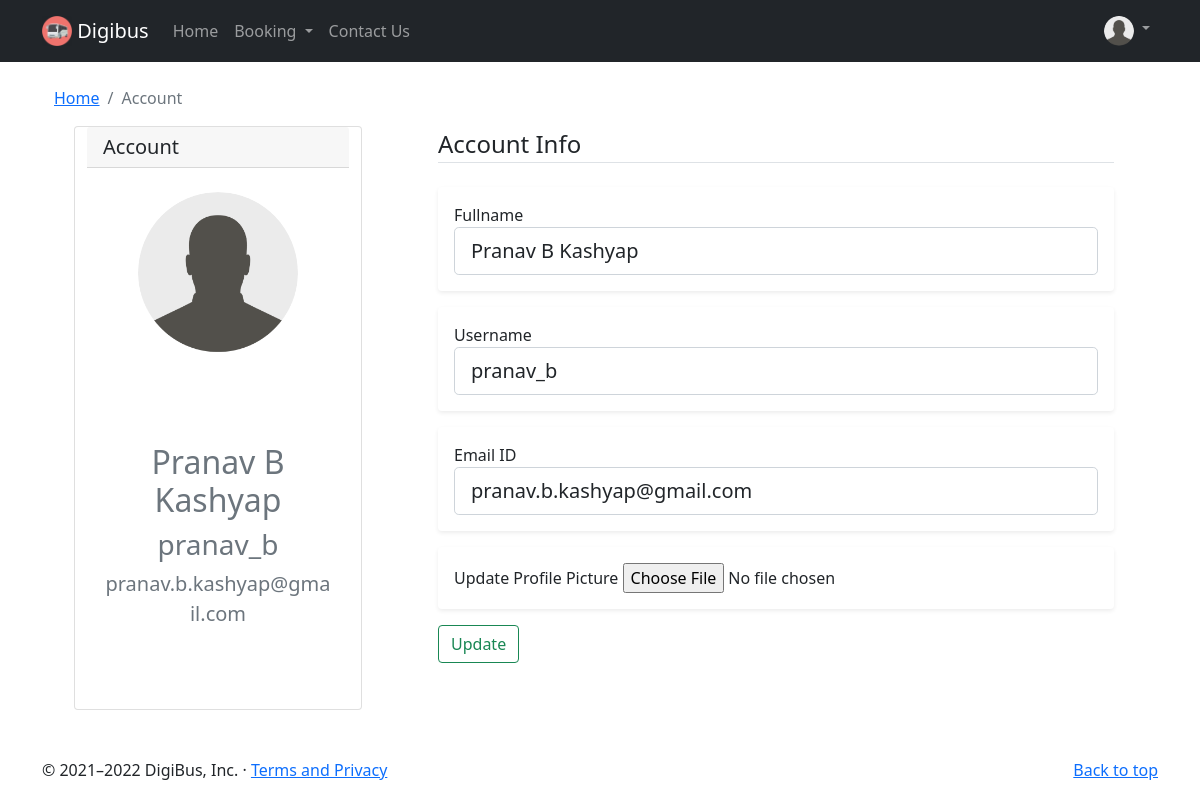
Screenshot of /account (signed in) with the database file from the repository.
### flaskblog/models.py (models this page shows, shortened)
class User(db.Model, UserMixin):
    id = db.Column(db.Integer, primary_key=True)
    fullname = db.Column(db.String(30), nullable=False)
    username = db.Column(db.String(20), unique=True, nullable=False)
    email = db.Column(db.String(120), unique=True, nullable=False)
    image_file = db.Column(db.String(20), nullable=False, default = 'default1.jpg')
    password = db.Column(db.String(60), nullable=False)
    passes = db.relationship('Pass', backref='author', lazy=True)
    wallet = db.Column(db.Integer, nullable=False, default=0)

### flaskblog/routes.py (the view, shortened to what this page needs)
@app.route("/account", methods=['GET', 'POST'])
@login_required
def account():
    global ans
    form = UpdateAccountForm()
    if form.validate_on_submit():
        if form.picture.data:
            picture_file = save_picture(form.picture.data)
            current_user.image_file = picture_file
        current_user.fullname = form.fullname.data
        current_user.username = form.username.data
        current_user.email = form.email.data
        db.session.commit()
        flash('Your account has been updated!', 'success')
        return redirect(url_for('account'))
    elif request.method == 'GET':
        form.fullname.data = current_user.fullname
        form.username.data = current_user.username
        form.email.data = current_user.email
    image_file = url_for('static', filename='profile_pics/' + current_user.image_file)
    return render_template('account.html', title='Account', image_file=image_file, form=form)

### flaskblog/forms.py (shortened to what this page needs)
class UpdateAccountForm(FlaskForm):
    fullname = StringField('Fullname', validators=[DataRequired()])
    username = StringField('Username', validators=[DataRequired(), Length(min=2, max=18)])
    email = StringField('Email ID',validators=[DataRequired(), Email()])
    picture = FileField('Update Profile Picture', validators=[FileAllowed(['jpg', 'png'])])
    submit = SubmitField('Update')

### flaskblog/models.py (called while the page is built)
@login_manager.user_loader
def load_user(user_id):
    return User.query.get(int(user_id))

### flaskblog/templates/account.html (shortened to what this page needs)
{% extends "layout1.html" %}
{% block content %}
<div class="container">
  <div class="mt-4">
    <nav aria-label="breadcrumb">
        <ol class="breadcrumb">
            <li class="breadcrumb-item"><a href="{{ url_for('home') }}">Home</a></li>
            <li class="breadcrumb-item active" aria-current="page">Account</li>
        </ol>
    </nav>
  </div>
  <div class="row">
    <div class="card mx-auto" style="width: 18rem;">
      <h5 class="card-header">Account</h5>
      <img src="{{ image_file }}" class="rounded-circle account-img mx-auto my-4" style="width: 10rem;">
      <div class="card-body text-center my-5">
        <h2 class="account-heading text-muted">{{ current_user.fullname }}</h2>
        <h3 class="account-heading text-muted">{{ current_user.username }}</h3>
        <p class="text-secondary fs-5">{{ current_user.email }}</p>
      </div>
    </div>
    <div class="mx-auto" style="max-width: 700px;">
      <form method="POST" action="" enctype="multipart/form-data">
            <fieldset class="form-group">
                <legend class="border-bottom mb-4">Account Info</legend>
                <div class="form-group shadow-sm p-3 mb-3 bg-body rounded">
                    {{ form.fullname.label(class="form-control-label") }}
                    {% if form.fullname.errors %}
                        {{ form.fullname(class="form-control form-control-lg is-invalid") }}
                        <div class="invalid-feedback">
                            {% for error in form.fullname.errors %}
                                <span>{{ error }}</span>
                            {% endfor %}
                        </div>
                    {% else %}
                        {{ form.fullname(class="form-control form-control-lg") }}
                    {% endif %}
                </div>
                <div class="form-group shadow-sm p-3 mb-3 bg-body rounded">
                    {{ form.username.label(class="form-control-label") }}
                    {% if form.username.errors %}
                        {{ form.username(class="form-control form-control-lg is-invalid") }}
                        <div class="invalid-feedback">
                            {% for error in form.username.errors %}
                                <span>{{ error }}</span>
                            {% endfor %}
                        </div>
                    {% else %}
                        {{ form.username(class="form-control form-control-lg") }}
                    {% endif %}
                </div>
                <div class="form-group shadow-sm p-3 mb-3 bg-body rounded">
                    {{ form.email.label(class="form-control-label") }}
                    {% if form.email.errors %}
                        {{ form.email(class="form-control form-control-lg is-invalid") }}
                        <div class="invalid-feedback">
                            {% for error in form.email.errors %}
                                <span>{{ error }}</span>
                            {% endfor %}
                        </div>
                    {% else %}
                        {{ form.email(class="form-control form-control-lg") }}
                    {% endif %}
                </div>
                <div class="form-group shadow-sm p-3 mb-3 bg-body rounded">
                    {{ form.picture.label() }}
                    {{ form.picture(class="form-control-file") }}
                </div>
            <div class="form-group mb-3">
                {{ form.submit(class="btn btn-outline-success") }}
            </div>
      </form>
    </div>
  </div>
</div>
{% endblock content %}

### flaskblog/templates/layout1.html (style rules this page uses)
body { padding-top: 62px; }

### rows the page displays
User: fullname "Pranav B Kashyap", username "pranav_b", email "pranav.b.kashyap@gmail.com"
